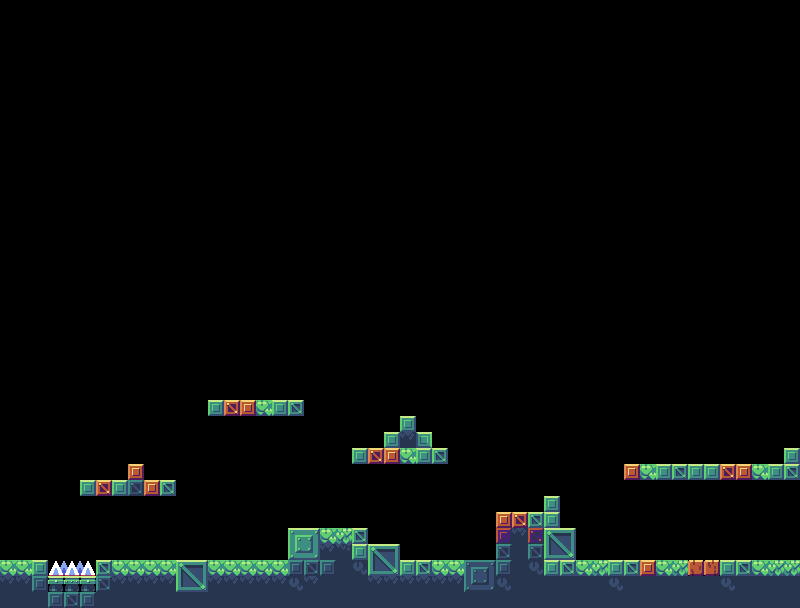

A 2D game scene composited from a Tiled map and its tileset images. What follows is a short description and the map's XML, with each tile layer's data collapsed to a summary:
An orthogonal 50x38 tile map with 16x16 px tiles, 1 tile layer (ground_layer).

<map version="1.5" tiledversion="1.7.2" orientation="orthogonal" renderorder="right-down" width="50" height="38" tilewidth="16" tileheight="16" infinite="0" nextlayerid="2" nextobjectid="1">
 <editorsettings>
  <export target="forest_map.json" format="json" />
 </editorsettings>
 <tileset firstgid="1" source="forest_tileset.tsx" />
 <layer id="1" name="ground_layer" width="50" height="38">
  <data>[1900 cells, 215 non-empty, 40 distinct tile ids]</data>
 </layer>
</map>